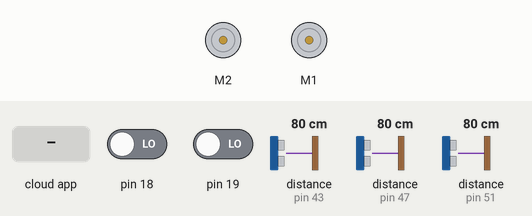
Simulated run of this sketch. Board: Arduino Mega 2560, built with avr-gcc and run on an emulated ATmega2560. Shown: 2 × DC motor (green arrow = forward, orange = backward, longer = faster). The inputs (shaded band) are chosen by the test bench; at power-on: pin 18 LOW, pin 19 LOW, distance to the obstacle (sensors on pin 43, pin 47, pin 51) 80 cm. The echo pulse lasts 58.3 µs per cm; the ROS host is connected and sends only what is stated.

Above: at 1.2 s.
1.3 s: the phone or cloud app sets motor_right_speed to 0
2.8 s: the phone or cloud app sets motor_left_speed to 0
4.3 s: the phone or cloud app sets motor_right_speed to 45
At 5.5 s:
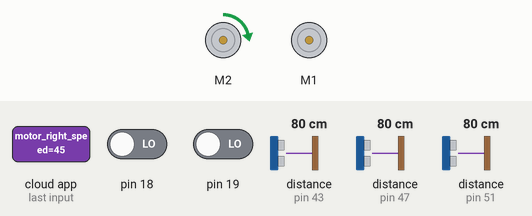
5.8 s: the phone or cloud app sets motor_left_speed to 45
At 6.5 s:
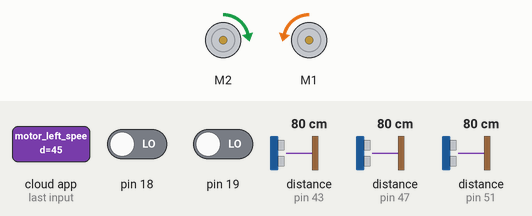
7.3 s: the phone or cloud app sets motor_right_speed to 90
At 7.7 s:
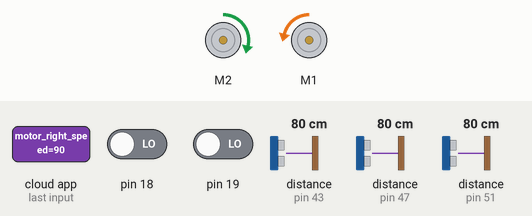
8.8 s: the phone or cloud app sets motor_left_speed to 90
At 10.1 s:
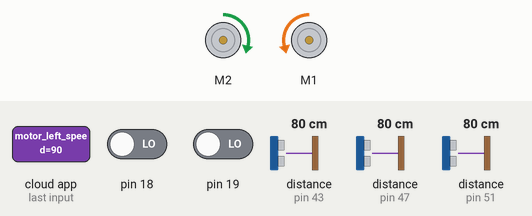
Timing chart, 0 to 11.3 s (numbered marks = the images above; inputs shaded):
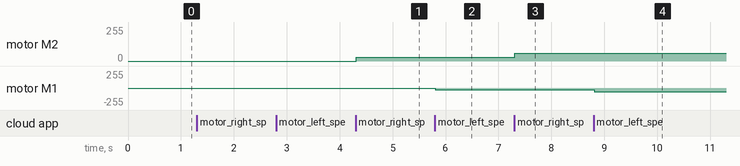

The sketch:

jetson.ino
```cpp
#include <DualMC33926MotorShield.h>

#include "NewPing.h"
#include <ros.h>
#include <std_msgs/String.h>
#include <std_msgs/Empty.h>
#include <std_msgs/Int16.h>
#include <std_msgs/UInt64.h>
#include <geometry_msgs/Twist.h>
#include "Wire.h"

/*
 * CONSTANTS
 */
//Motor Constants
#define MAX_SPEED 400
#define BRAKE_POWER 400
#define MOTOR_TIMEOUT_MS 1000

//Sonar Constants
#define SONAR_NUM 3
#define MAX_DISTANCE 200
#define PING_INTERVAL 30

//Motor Current Constants
#define CURRENT_INTERVAL 30

//Encoder Constants
#define ENCODER_INTERVAL 20

//Accel/Gyro Constants
#define MPU_ADDR 0x68
#define MPU_INTERVAL 50

/*
 * GLOBAL VARIABLES
 */

//Sonar
unsigned long pingTimer[SONAR_NUM]; // Holds the times when the next ping should happen for each sensor.
unsigned int cm[SONAR_NUM];         // Where the ping distances are stored.
uint8_t currentSensor = 0;          // Keeps track of which sensor is active.

NewPing sonar[SONAR_NUM] = {     // Sensor object array.
  NewPing(53, 51, MAX_DISTANCE), // Each sensor's trigger pin, echo pin, and max distance to ping.
  NewPing(49, 47, MAX_DISTANCE),
  NewPing(45, 43, MAX_DISTANCE)
};
std_msgs::Int16 sonar_distance[SONAR_NUM];

ros::Publisher sonar_pub[SONAR_NUM] = {
  ros::Publisher("arduino/sonar_1", &sonar_distance[0]),
  ros::Publisher("arduino/sonar_2", &sonar_distance[1]),
  ros::Publisher("arduino/sonar_3", &sonar_distance[2])
};


//Motor Current
unsigned long currentTimer;
std_msgs::Int16 motor_right_current, motor_left_current;
ros::Publisher motor_right_current_pub("arduino/motor_right_current", &motor_right_current);
ros::Publisher motor_left_current_pub("arduino/motor_left_current", &motor_left_current);

//Motors
DualMC33926MotorShield md;
void motor_right_speed_cb(const std_msgs::Int16 &cmd_msg);
void motor_left_speed_cb(const std_msgs::Int16 &cmd_msg);
ros::Subscriber<std_msgs::Int16> motor_right_speed_sub("arduino/motor_right_speed", motor_right_speed_cb);
ros::Subscriber<std_msgs::Int16> motor_left_speed_sub("arduino/motor_left_speed", motor_left_speed_cb);
unsigned long motorTimer;

//Ros NodeHandler
ros::NodeHandle  nh;

//Encoders
unsigned long encoderTimer;
std_msgs::UInt64 encoder_left_value, encoder_right_value;
ros::Publisher encoder_left_pub("arduino/encoder_left_value", &encoder_left_value);
ros::Publisher encoder_right_pub("arduino/encoder_right_value", &encoder_right_value);

//Accel/Gyro Values
int16_t Tmp;
unsigned long mpuTimer;
geometry_msgs::Twist accel;
geometry_msgs::Twist gyro;
ros::Publisher accel_pub("arduino/accel", &accel);
ros::Publisher gyro_pub("arduino/gyro", &gyro);

/*
 * CALLBACKS
 */
void motor_right_speed_cb(const std_msgs::Int16 &cmd_msg) {
    motorTimer = millis();
    md.setM2Speed((cmd_msg.data)*(1));


}

void motor_left_speed_cb(const std_msgs::Int16 &cmd_msg) {
    motorTimer = millis();
    md.setM1Speed((cmd_msg.data)*(-1));

}

void echoCheck() { // If ping received, set the sensor distance to array.
  if (sonar[currentSensor].check_timer())
    sonar_distance[currentSensor].data = sonar[currentSensor].ping_result / US_ROUNDTRIP_CM;
}

void encoder_left_cb() {
  encoder_left_value.data++;
}

void encoder_right_cb() {
  encoder_right_value.data++;
}

void setup() {
  md.init();
  nh.getHardware()->setBaud(115200);

  nh.initNode();

  nh.subscribe(motor_right_speed_sub);
  nh.subscribe(motor_left_speed_sub);

  nh.advertise(motor_right_current_pub);
  nh.advertise(motor_left_current_pub);

  nh.advertise(encoder_left_pub);
  nh.advertise(encoder_right_pub);

  for(uint8_t i = 0; i < SONAR_NUM; i++) {
    nh.advertise(sonar_pub[i]);
  }

  motorTimer = millis();

  currentTimer = millis() + 500;

  encoderTimer = millis() + 600;

  pingTimer[0] = millis() + 700;           // First ping starts at 75ms, gives time for the Arduino to chill before starting.
  for (uint8_t i = 1; i < SONAR_NUM; i++) // Set the starting time for each sensor.
    pingTimer[i] = pingTimer[i - 1] + PING_INTERVAL;

  mpuTimer = millis() + 800;

  attachInterrupt(5, encoder_left_cb, RISING); //digital pin 18
  attachInterrupt(4, encoder_right_cb, RISING); //digital pin 19

  encoder_left_value.data = 0;
  encoder_right_value.data = 0;

}

void loop() {

  for (uint8_t i = 0; i < SONAR_NUM; i++) { // Loop through all the sensors
    if (millis() >= pingTimer[i]) {         // Is it this sensor's time to ping?
      pingTimer[i] += PING_INTERVAL * SONAR_NUM;  // Set next time this sensor will be pinged.
      sonar_pub[i].publish(&sonar_distance[i]);
      sonar[currentSensor].timer_stop();          // Make sure previous timer is canceled before starting a new ping (insurance).
      currentSensor = i;                          // Sensor being accessed.
      sonar_distance[currentSensor].data = 0;                      // Make distance zero in case there's no ping echo for this sensor.
      sonar[currentSensor].ping_timer(echoCheck); // Do the ping (processing continues, interrupt will call echoCheck to look for echo).
    }
  }

  if (millis() >= currentTimer) {
    motor_right_current.data = md.getM2CurrentMilliamps();
    motor_left_current.data = md.getM1CurrentMilliamps();

    motor_right_current_pub.publish(&motor_right_current);
    motor_left_current_pub.publish(&motor_left_current);
    currentTimer += CURRENT_INTERVAL;
  }

  if (millis() >= encoderTimer) {
    encoder_left_pub.publish(&encoder_left_value);
    encoder_right_pub.publish(&encoder_right_value);
    encoderTimer += ENCODER_INTERVAL;
  }


  delay(10);
  nh.spinOnce();
}
```

Measured:
- after the input at 4.3 s, motor M2: stopped → forward 28/255 at once
- after the input at 5.8 s, motor M1: stopped → backward 28/255 at once
- after the input at 7.3 s, motor M2: forward 28/255 → forward 57/255 at once
- after the input at 8.8 s, motor M1: backward 28/255 → backward 57/255 at once
